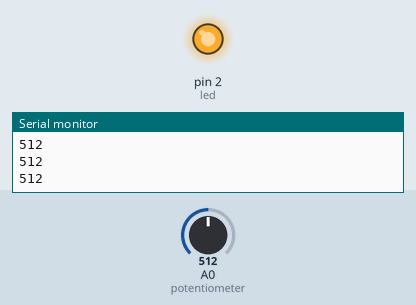
Recording of a sketch running on a simulated Arduino Uno, built with avr-gcc and run on an emulated ATmega328P. On the bench: output pins drawn as LEDs (lit = HIGH), the last lines printed to the serial monitor. The test bench sets the inputs (shaded band); at power-on: A0 (potentiometer) = 512.

Above: at 1.2 s.
1.3 s: A0 (potentiometer) set to 495
At 2.1 s:
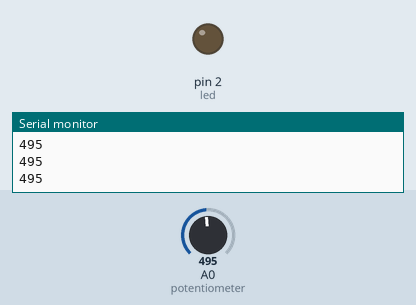
2.8 s: A0 (potentiometer) set to 716
At 4.0 s:
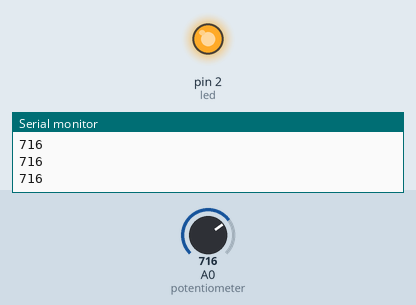
4.3 s: A0 (potentiometer) set to 511
At 5.4 s:
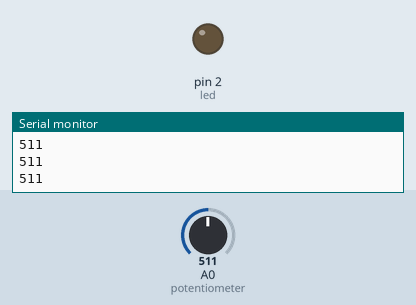
Timing chart, 0 to 7.3 s (numbered marks = the images above; inputs shaded):
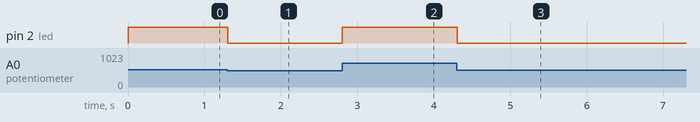

Measured:
- the behaviour switches between 512 and 511 on A0 (potentiometer) (found by bisection; images 0 and 1)
- after the input at 1.3 s, pin 2 (led): HIGH → LOW at once
- after the input at 2.8 s, pin 2 (led): LOW → HIGH at once
- after the input at 4.3 s, pin 2 (led): HIGH → LOW at once

The sketch:

Sketch-analog-potentiometer.ino
```cpp
const int led = 2;
int  brightness;
const int potentiometer = A0;
int value;

void setup(){
  pinMode(led, OUTPUT);
  Serial.begin(9600);

}

void loop(){
  value = analogRead(potentiometer);
  Serial.println(value);
  analogWrite(led, value/4);
  delay(10);
}
```
